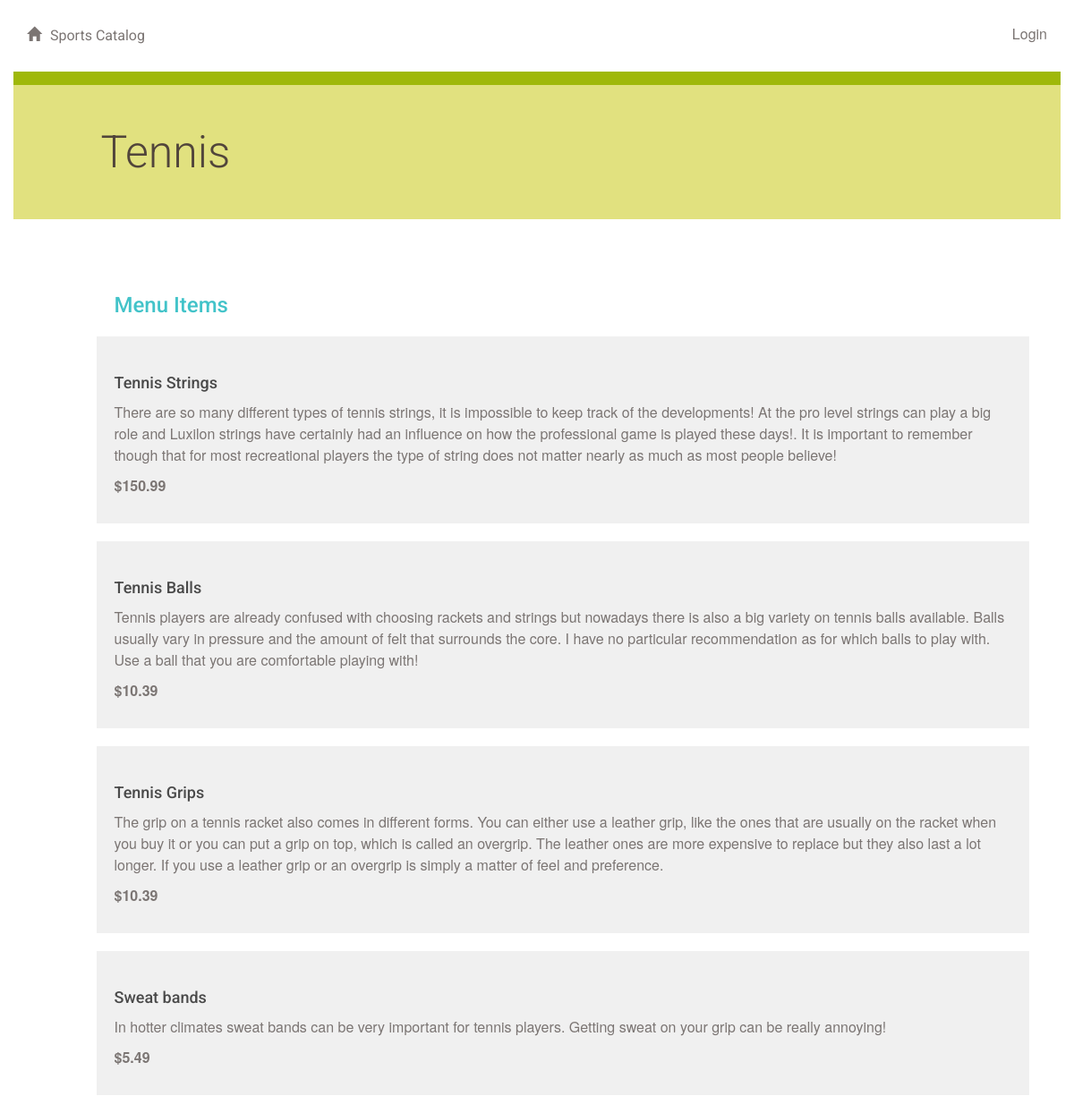
Screenshot of /sport/3/menu/ with the database file from the repository.
### database_setup.py (models this page shows, shortened)
class Sport(Base):
    __tablename__ = 'sport'
    id = Column(Integer, primary_key=True)
    name = Column(String(250), nullable=False)
    user_id = Column(Integer, ForeignKey('user.id'))
    user = relationship(User)

class MenuItem(Base):
    __tablename__ = 'menu_item'
    name =Column(String(80), nullable = False)
    id = Column(Integer, primary_key = True)
    description = Column(String(250))
    price = Column(String(8))
    sport_item = Column(String(250))
    sport_id = Column(Integer,ForeignKey('sport.id'))
    sport = relationship(Sport)
    user_id = Column(Integer, ForeignKey('user.id'))
    user = relationship(User)

### project.py (the view)
@app.route('/sport/<int:sport_id>/')
@app.route('/sport/<int:sport_id>/menu/')
def showMenu(sport_id):
    sport = session.query(Sport).filter_by(id=sport_id).one()
    items = session.query(MenuItem).filter_by(sport_id=sport_id).all()
    return render_template('menu.html', items=items, sport=sport)

### templates/menu.html (shortened to what this page needs)
{% extends "main.html" %}
{% block content %}
{% include "header.html" %}
	<div class="row divider green">
		<div class="col-md-12"></div>
	</div>
	<div class="row banner menu">
		<div class="col-md-11 col-md-offset-1 padding-none">
			<h1>{{ sport.name }}
			</h1>
		</div>
	</div>
	<div class="row padding-top padding-bottom">
		<div class="col-md-1"></div>
		<div class="col-md-11 padding-none">
		</div>
		<div class="col-md-7"></div>
	</div>
	{% if items !=[] %}
		<div class="row">
			<div class="col-md-1"></div>
			<div class="col-md-11">
				<h2>Menu Items</h2>
					{% for i in items %}
						  <div class="menu-item">
								<h3>{{i.name}}</h3>
								<p>{{i.description}}</p>
                <p class="menu-price">{{i.price}}</p>
							</div>
					{% endfor %}
			</div>
		</div>
	{% endif %}
{% endblock %}

### static/styles.css (style rules this page uses)
* { font-family: "Helvetica Neue Bold", Roboto, Helvetica, Arial, sans-serif; font-weight: 700; }
h1 { font-family: "Helvetica Neue Light", Roboto, Helvetica, Arial, sans-serif; font-size: 50px; color: #51453B; line-height: 60px; font-weight: 300; }
h2 { font-size: 24px; color: #42C3C9; line-height: 29px; }
h3 { font-size: 18px; color: #4A4A4A; line-height: 23px; }
p { font-family: "Helvetica Neue", Roboto, Helvetica, Arial, sans-serif; font-size: 16px; color: #7B7573; line-height: 24px; font-weight: 400; }
.padding-top { padding-top: 30px; }
.padding-bottom { padding-bottom: 30px; }
.padding-none { padding: 0; }
.divider { height: 15px; }
.divider.green { background-color: #9FB80A; }
.banner.menu { height: 150px; background-color: #E1E17F; }
.banner h1 { margin: 45px 0; }
.menu-item { background: #F0F0F0; padding: 20px; margin: 20px; margin-left: -20px; }
.menu-price { font-weight: 700; }

### rows the page displays
Sport: name "Tennis"
MenuItem: name "Tennis Strings", description "There are so many different types of tennis strings, it is impossible to keep track of the developments! At the pro level strings can play a big role and Luxilon strings have certainly had an influence on how the professional game is played these days!. It is important to remember though that for most recreational players the type of string does not matter nearly as much as most people believe!", price "$150.99"
MenuItem: name "Tennis Balls", description "Tennis players are already confused with choosing rackets and strings but nowadays there is also a big variety on tennis balls available. Balls usually vary in pressure and the amount of felt that surrounds the core. I have no particular recommendation as for which balls to play with. Use a ball that you are comfortable playing with!", price "$10.39"
MenuItem: name "Tennis Grips", description "The grip on a tennis racket also comes in different forms. You can either use a leather grip, like the ones that are usually on the racket when you buy it or you can put a grip on top, which is called an overgrip. The leather ones are more expensive to replace but they also last a lot longer. If you use a leather grip or an overgrip is simply a matter of feel and preference.", price "$10.39"
MenuItem: name "Sweat bands", description "In hotter climates sweat bands can be very important for tennis players. Getting sweat on your grip can be really annoying!", price "$5.49"
